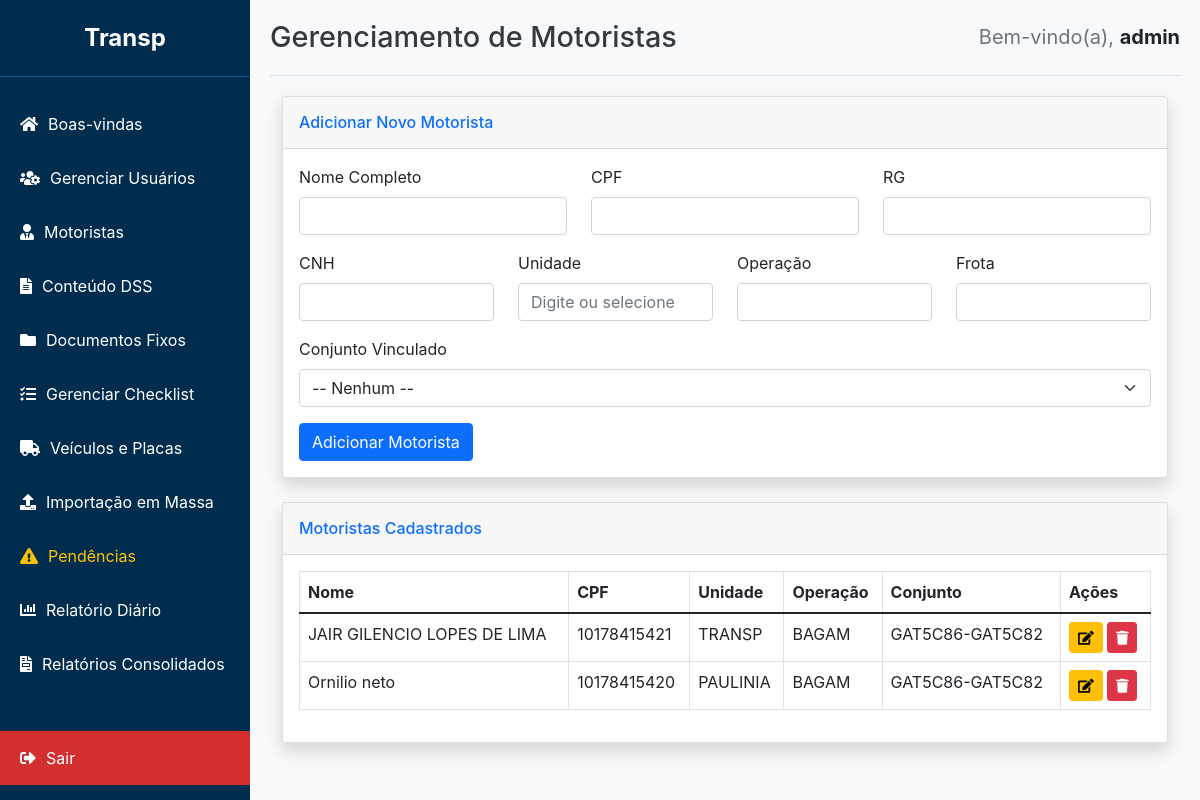
The app's page /admin/motoristas (signed in) with its own data.
### app/models.py (models this page shows, shortened)
class Motorista(db.Model):
    id = db.Column(db.Integer, primary_key=True)
    unidade = db.Column(db.String(100), nullable=True)
    operacao = db.Column(db.String(100), nullable=True)
    nome = db.Column(db.String(150), nullable=False)
    cpf = db.Column(db.String(14), unique=True, nullable=False)
    rg = db.Column(db.String(20))
    cnh = db.Column(db.String(20))
    frota = db.Column(db.String(50))
    password_hash = db.Column(db.String(256), nullable=True)
    veiculo_id = db.Column(db.Integer, db.ForeignKey('veiculo.id'), nullable=True)
    assinaturas = db.relationship('Assinatura', backref='motorista', lazy=True, cascade="all, delete-orphan")
    checklists_preenchidos = db.relationship('ChecklistPreenchido', backref='motorista', lazy=True, cascade="all, delete-orphan")

class Veiculo(db.Model):
    id = db.Column(db.Integer, primary_key=True)
    unidade = db.Column(db.String(100), nullable=True)
    operacao = db.Column(db.String(100), nullable=True)
    nome_conjunto = db.Column(db.String(100), unique=True, nullable=False)
    placa_cavalo_id = db.Column(db.Integer, db.ForeignKey('placa.id'), nullable=False)
    placa_carreta1_id = db.Column(db.Integer, db.ForeignKey('placa.id'), nullable=True)
    placa_carreta2_id = db.Column(db.Integer, db.ForeignKey('placa.id'), nullable=True)
    obs = db.Column(db.Text)
    placa_cavalo = db.relationship('Placa', foreign_keys=[placa_cavalo_id])
    placa_carreta1 = db.relationship('Placa', foreign_keys=[placa_carreta1_id])
    placa_carreta2 = db.relationship('Placa', foreign_keys=[placa_carreta2_id])
    motoristas = db.relationship('Motorista', backref='veiculo', lazy=True)
    checklists_preenchidos = db.relationship('ChecklistPreenchido', backref='veiculo', lazy=True, cascade="all, delete-orphan")
    pendencias = db.relationship('Pendencia', backref='veiculo', lazy=True, cascade="all, delete-orphan")

### app/routes.py (the view)
@admin_bp.route('/motoristas')
@login_required()
def motoristas():
    user_role = session.get('role')
    user_unidade = session.get('unidade')
    motoristas_query = Motorista.query
    veiculos_query = Veiculo.query
    if user_role != 'admin':
        motoristas_query = motoristas_query.filter(Motorista.unidade == user_unidade)
        veiculos_query = veiculos_query.filter(Veiculo.unidade == user_unidade)
    lista_motoristas = motoristas_query.order_by(Motorista.nome).all()
    veiculos = veiculos_query.order_by(Veiculo.nome_conjunto).all()
    return render_template('motoristas.html', motoristas=lista_motoristas, veiculos=veiculos)

### app/routes.py (called while the page is built)
def login_required(required_role=["admin", "master", "comum"]):
    def decorator(f):
        @wraps(f)
        def decorated_function(*args, **kwargs):
            if 'user_id' not in session:
                flash('Por favor, faça login para acessar esta página.', 'warning')
                return redirect(url_for('admin.login'))
            user_role = session.get('role')
            if user_role not in required_role:
                flash('Você não tem permissão para acessar esta página.', 'danger')
                return redirect(url_for('admin.dashboard'))
            return f(*args, **kwargs)
        return decorated_function
    return decorator

### app/templates/motoristas.html (shortened to what this page needs)
{% extends "base_adm.html" %}
{% block header %}Gerenciamento de Motoristas{% endblock %}
{% block content %}
<div class="container-fluid">
    <div class="card shadow mb-4">
        <div class="card-header py-3">
            <h6 class="m-0 font-weight-bold text-primary">Adicionar Novo Motorista</h6>
        </div>
        <div class="card-body">
            <form action="{{ url_for('admin.add_motorista') }}" method="POST">
                <div class="row mb-3">
                    <div class="col-md-4">
                        <label for="nome" class="form-label">Nome Completo</label>
                        <input type="text" class="form-control" id="nome" name="nome" required>
                    </div>
                    <div class="col-md-4">
                        <label for="cpf" class="form-label">CPF</label>
                        <input type="text" class="form-control" id="cpf" name="cpf" required>
                    </div>
                    <div class="col-md-4">
                        <label for="rg" class="form-label">RG</label>
                        <input type="text" class="form-control" id="rg" name="rg">
                    </div>
                </div>
                <div class="row mb-3">
                    <div class="col-md-3">
                        <label for="cnh" class="form-label">CNH</label>
                        <input type="text" class="form-control" id="cnh" name="cnh">
                    </div>
                    <div class="col-md-3">
                        <label for="unidade" class="form-label">Unidade</label>
                        {% if session.role == 'admin' %}
                            <input type="text" class="form-control" id="unidade" name="unidade" list="unidades_list" placeholder="Digite ou selecione" required>
                        {% else %}
                            <input type="text" class="form-control" id="unidade" name="unidade" value="{{ session.unidade }}" readonly>
                        {% endif %}
                    </div>
                    <div class="col-md-3">
                        <label for="operacao" class="form-label">Operação</label>
                        <input type="text" class="form-control" id="operacao" name="operacao">
                    </div>
                    <div class="col-md-3">
                        <label for="frota" class="form-label">Frota</label>
                        <input type="text" class="form-control" id="frota" name="frota">
                    </div>
                </div>
                <div class="row mb-3">
                    <div class="col-md-12">
                        <label for="veiculo_id" class="form-label">Conjunto Vinculado</label>
                        <select id="veiculo_id" name="veiculo_id" class="form-select">
                            <option value="">-- Nenhum --</option>
                        </select>
                    </div>
                </div>
                <button type="submit" class="btn btn-primary">Adicionar Motorista</button>
            </form>
        </div>
    </div>
    <div class="card shadow mb-4">
        <div class="card-header py-3">
            <h6 class="m-0 font-weight-bold text-primary">Motoristas Cadastrados</h6>
        </div>
        <div class="card-body">
            <div class="table-responsive">
                <table class="table table-bordered" id="dataTable" width="100%" cellspacing="0">
                    <thead>
                        <tr>
                            <th>Nome</th>
                            <th>CPF</th>
                            <th>Unidade</th>
                            <th>Operação</th>
                            <th>Conjunto</th>
                            <th>Ações</th>
                        </tr>
                    </thead>
                    <tbody>
                        {% for motorista in motoristas %}
                        <tr>
                            <td>{{ motorista.nome }}</td>
                            <td>{{ motorista.cpf }}</td>
                            <td>{{ motorista.unidade }}</td>
                            <td>{{ motorista.operacao or 'N/A' }}</td>
                            <td>{{ motorista.veiculo.nome_conjunto if motorista.veiculo else 'N/A' }}</td>
                            <td>
                                <button type="button" class="btn btn-warning btn-sm" data-bs-toggle="modal" data-bs-target="#editModal-{{ motorista.id }}">
                                    <i class="fas fa-edit"></i>
                                </button>
                                <button type="button" class="btn btn-danger btn-sm" data-bs-toggle="modal" data-bs-target="#deleteModal-{{ motorista.id }}">
                                    <i class="fas fa-trash"></i>
                                </button>
                            </td>
                        </tr>
                        {% endfor %}
                    </tbody>
                </table>
            </div>
        </div>
    </div>
</div>
{% endblock %}

### app/templates/base_adm.html (style rules this page uses)
:root { --sidebar-width: 250px; --header-height: 60px; --primary-blue: #002D4E; --light-blue: #005A9C; --logout-red: #d32f2f; --logout-red-hover: #c62828; --flash-success: #d4edda; --flash-success-text: #155724; --flash-error: #f8d7da; --flash-error-text: #721c24; --flash-info: #cce5ff; --flash-info-text: #004085; }
body { font-family: -apple-system, BlinkMacSystemFont, "Segoe UI", Roboto, "Helvetica Neue", Arial, sans-serif; margin: 0; background-color: #f8f9fa; }

### records on screen
Motorista: nome "JAIR GILENCIO LOPES DE LIMA", cpf "10178415421", unidade "TRANSP", operacao "BAGAM", veiculo "GAT5C86-GAT5C82"
Motorista: nome "Ornilio neto", cpf "10178415420", unidade "PAULINIA", operacao "BAGAM", veiculo "GAT5C86-GAT5C82"

### other values on screen
{{ session.admin_user }} "admin"
